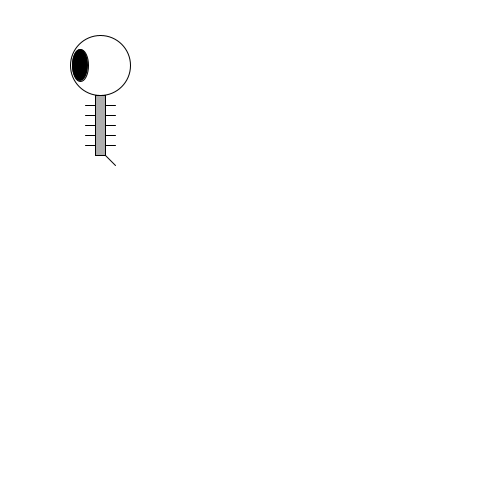
Frame 1 (no input)
Frame 60 (the mouse pressed at the canvas centre just before this capture): identical to frame 1, image omitted
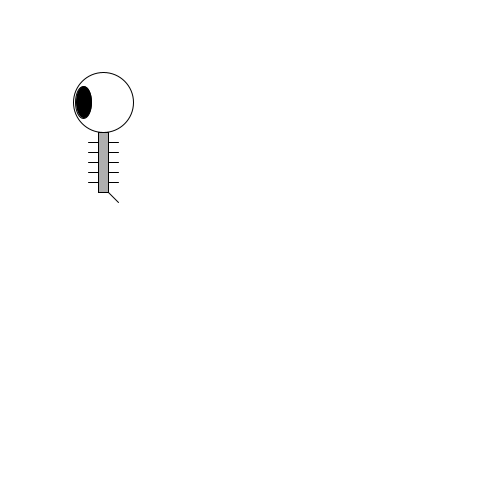
Frame 120 (the mouse held since frame 60 and released just before this capture)

The Processing sketch that drew these frames (run headless with seeded random() and noise(); from frame 60 on, the mouse is pressed at the canvas centre):

// Processing sketch: processing_103844
// ── processing_103844.pde

Zoog zoog;
 void setup() {
 size(500,500);
 smooth();
 zoog = new Zoog(100,125,60,60,16);
}

void draw() {
  background(255);

  float factor = constrain(mouseX/10,0,5);
  zoog.jiggle(factor); 
  zoog.display();

}

class Zoog {

float x,y,w,h,eyeSize;

Zoog(float tempX, float tempY, float tempW, float tempH, float tempEyeSize) {

x = tempX;
y = tempY;
w = tempW;
h = tempH;
eyeSize = tempEyeSize;
}


void jiggle(float speed) {

 x = x + random(-1, 1) *speed;
 y = y + random(-1, 1) *speed; 
 
}

void display() {

 ellipseMode(CENTER);
 rectMode(CENTER);
for (float i = y - h/3; i < y + h/2; i += 10) {
 stroke(0); 
 line(x-w/4,i,x+w/4,i);
}


 stroke(0); 
 fill(175);
 rect(x,y,w/6,h);

 fill(255);
 ellipse(x,y-h,w,h);
 
 fill(0);
 ellipse(x-w/3,y-h,eyeSize, eyeSize*2); 
 //ellipse(x+w/3, y-h, eyeSize, eyeSize*2);

 stroke(0);
 //line(x-w/12, y+h/2, x–w/4, y+h/2+10);
 line(x+w/12,y+h/2,x+w/4,y+h/2+10);
 }
}
